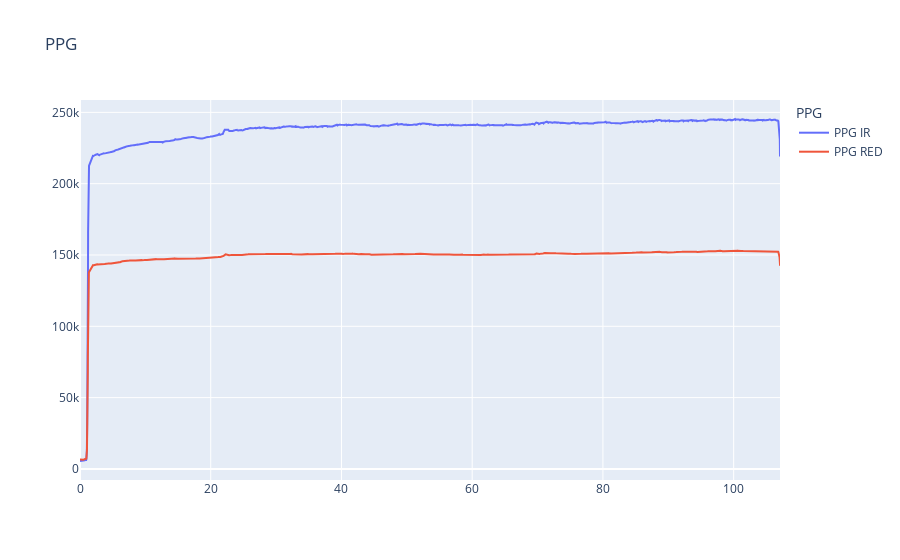

The notebook cell saved with this chart:
### Code cell
fig = px.line( title = "PPG" )
fig.add_scatter(x=df1["Time"], y =df1["PPG_IR."],name= "PPG IR")
fig.add_scatter(x=df1["Time"], y =df1["PPG_RED."], name = "PPG RED")
fig.update_layout(legend_title_text ="PPG")

fig.show()

### Figure 1 — Plotly figure (JSON) as saved in the notebook; plotly's stock layout.template omitted (floating-point values rounded to 4 significant figures; data arrays with more than 128 entries replaced by an {"elided": "..."} marker saying what was removed)
{"data": [{"name": "PPG IR", "type": "scatter", "x": {"elided": "10710 float values"}, "y": {"elided": "10710 int values"}}, {"name": "PPG RED", "type": "scatter", "x": {"elided": "10710 float values"}, "y": {"elided": "10710 int values"}}], "layout": {"legend": {"title": {"text": "PPG"}, "tracegroupgap": 0}, "title": {"text": "PPG"}, "xaxis": {"anchor": "y", "domain": [0, 1]}, "yaxis": {"anchor": "x", "domain": [0, 1]}}}
